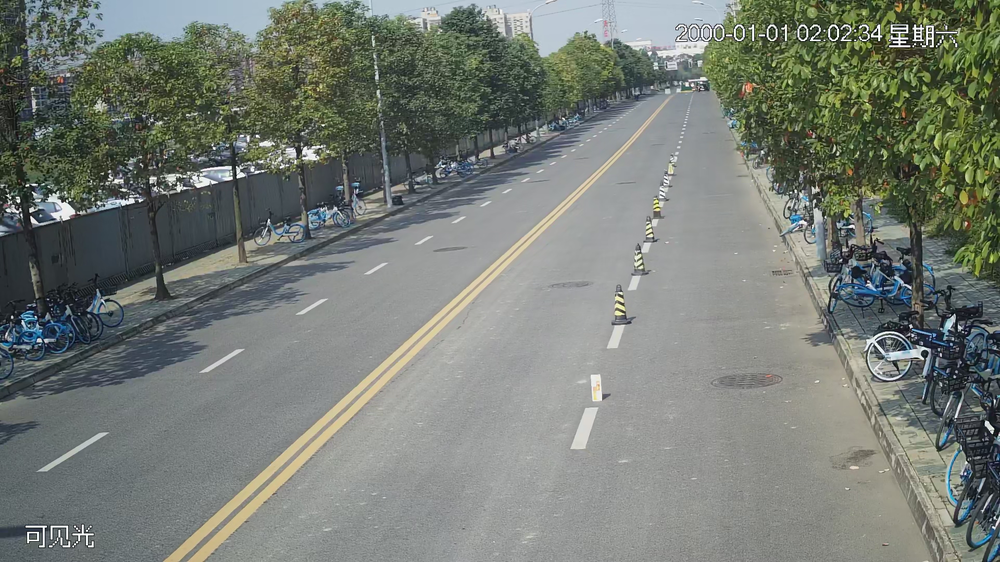
#> input picture 15432-0003.png, 1000 x 562 px, shrunk from 1920 x 1080 before the run, found by its file name
$ python hist_opencv.py
#> lines starting #> are read from the running program, lines starting #| are printed output that depends on the picture; long printed decimals are rounded
import cv2
import numpy as np
# 读取图像
img1 = cv2.imread('/Users/sonny_he/Desktop/opencv_learning/15432-0003.png', cv2.IMREAD_GRAYSCALE)
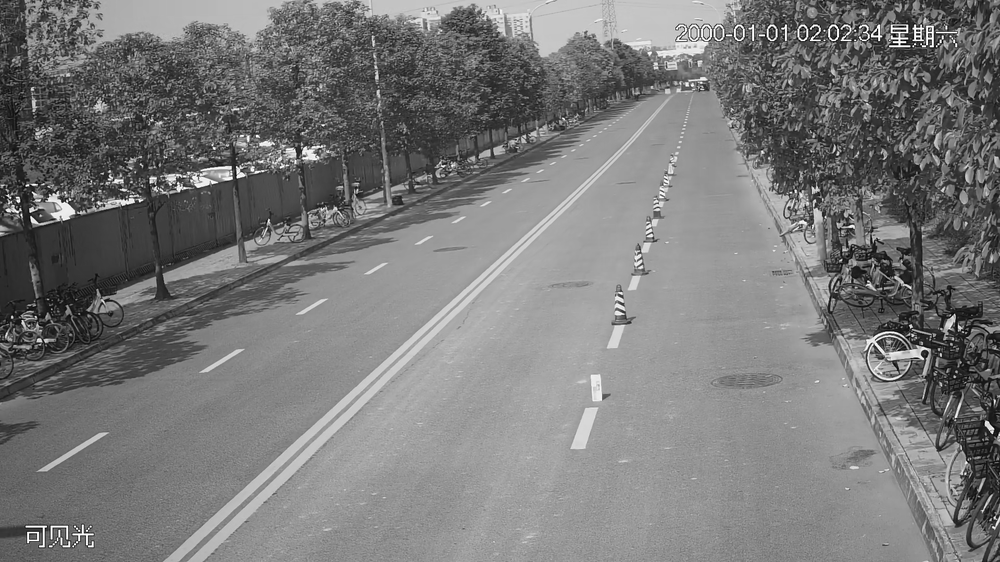
#> img1: shape (562, 1000); min 0, max 255, mean 121.4
img2 = cv2.imread('/Users/sonny_he/Desktop/opencv_learning/paosa_1.png', cv2.IMREAD_GRAYSCALE)
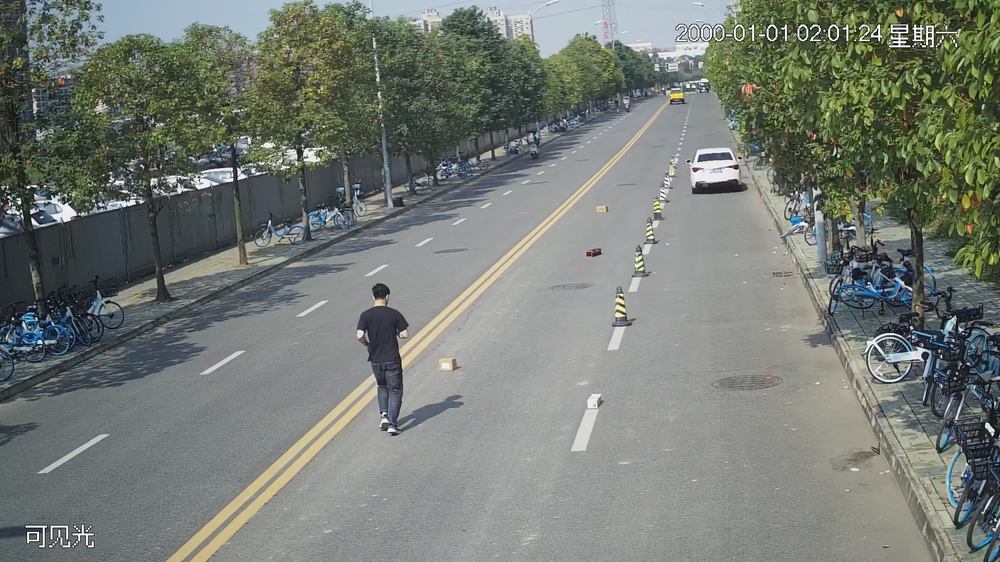
#> input picture paosa_1.png, 1000 x 562 px, shrunk from 1920 x 1080 before the run, found by its file name
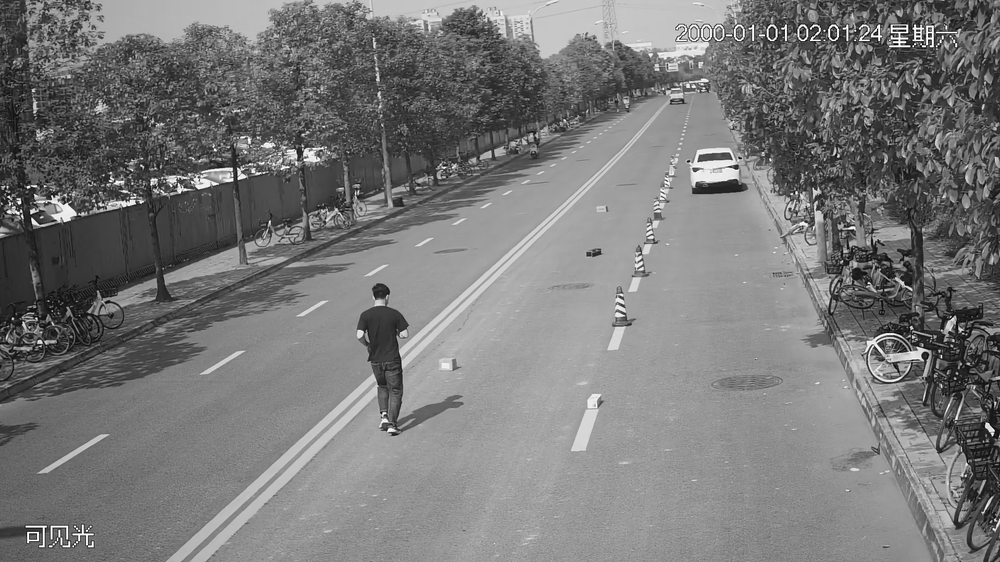
#> img2: shape (562, 1000); min 0, max 255, mean 120.7

# 计算直方图
hist1 = cv2.calcHist([img1], [0], None, [256], [0, 256])
#> hist1 = 256 values, max 9452 at index 155, min 6 at index 1, mean 2195.3
hist2 = cv2.calcHist([img2], [0], None, [256], [0, 256])
#> hist2 = 256 values, max 9406 at index 154, min 1 at index 1, mean 2195.3

# 比较直方图
diff = cv2.compareHist(hist1, hist2, cv2.HISTCMP_CORREL)
#> diff = 0.998

# 输出结果
print('直方图差异:', diff)
#| 直方图差异: 0.9975

# 显示原图像
cv2.imshow('img1', img1)
cv2.imshow('img2', img2)

# 保存结果图像
cv2.imwrite('resulrt_diff.png', cv2.vconcat([img1, img2]))
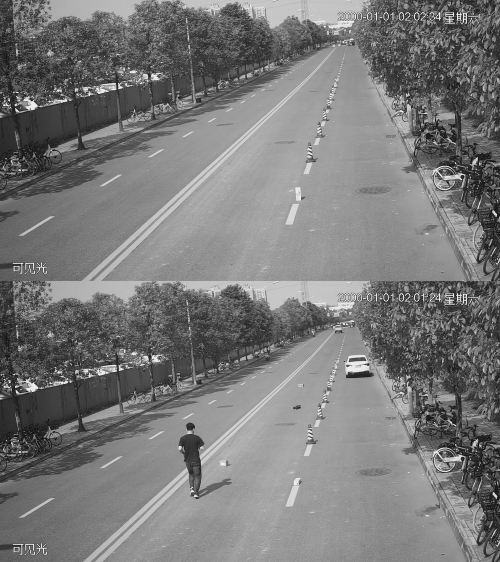
#> saved as resulrt_diff.png: shape (1124, 1000) (shown at 1/2 size); min 0, max 255, mean 121

cv2.waitKey(0)
cv2.destroyAllWindows()
